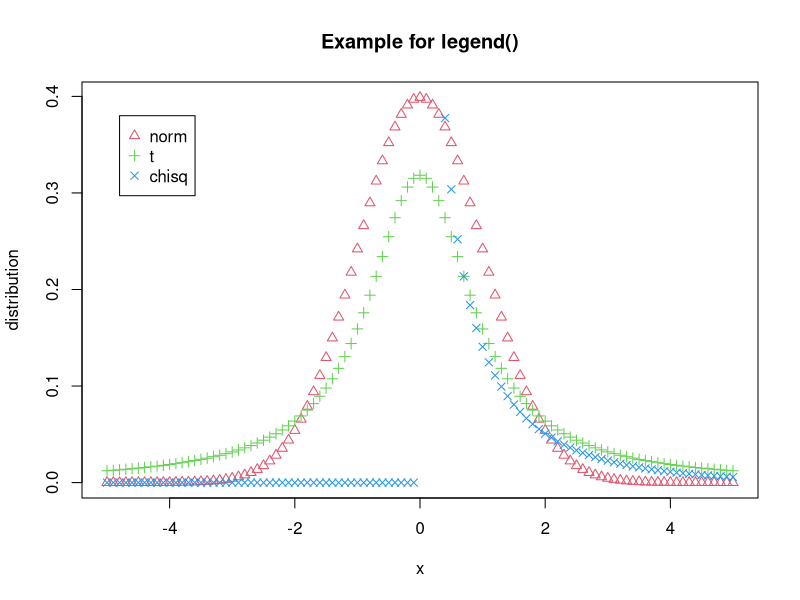

Write R code to recreate this figure.
#
#   See also ../examples/graphs/legend.R
#

x       <- seq(-5, 5, 0.1)

y_norm  <- dnorm (x)
y_t     <- dt    (x,  1)
y_chisq <- dchisq(x,  0.5)

x11()

plot  (x, y_norm   , pch=2, col=2, xlab="x", ylab="distribution", main="Example for legend()")
points(x, y_t      , pch=3, col=3)
points(x, y_chisq  , pch=4, col=4)

legend(-4.8, 0.38, c("norm", "t", "chisq"), col=c(2,3,4), pch=c(2,3,4))

z <- locator(1) # wait for mouse click or enter pressed
